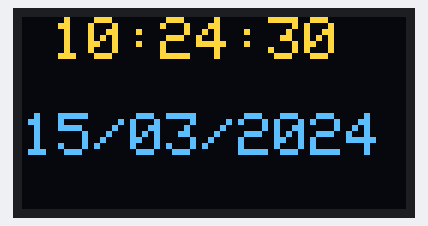
A sketch run on a simulated Arduino Uno, built with avr-gcc and run on an emulated ATmega328P. On the bench: 128×64 one-colour display. The OLED is the two-colour kind (top 16 rows yellow); the local clock reads 2024-03-15 10:24:30 at power-on unless the sketch sets it.

Above: at 0.2 s.
At 4.4 s:
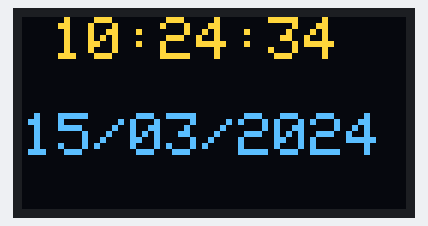
At 9.5 s:
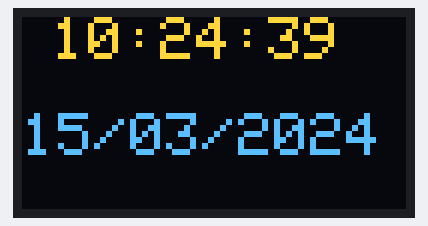
At 18.8 s:
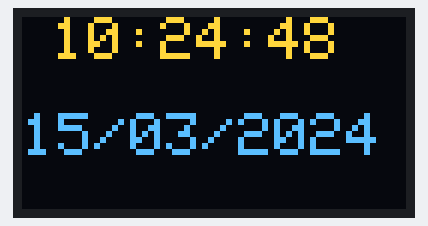
At 28.0 s:
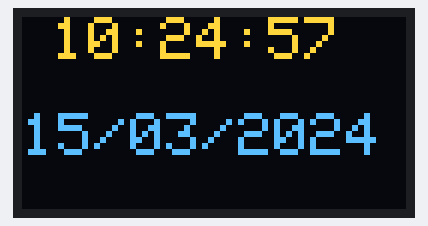
At 38.3 s:
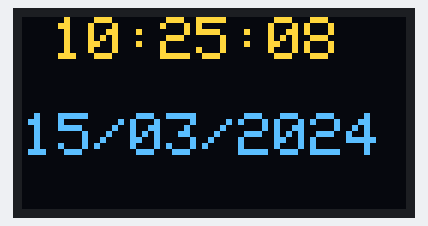

Measured:
- what the display in image 0 shows lasts 1.0 s, from 0.2 s to 1.2 s

The sketch:

OLED_RTC.ino
```cpp
// (licence header left out)
#include <SPI.h>
#include <Wire.h>
#include <Adafruit_GFX.h>
#include <Adafruit_SSD1306.h>
#include <DS1307RTC.h>

#define SCREEN_WIDTH 128  // OLED display width, in pixels
#define SCREEN_HEIGHT 64  // OLED display height, in pixels

#define OLED_RESET -1        // Reset pin # (or -1 if sharing Arduino reset pin)
#define SCREEN_ADDRESS 0x3C  ///< See datasheet for Address; 0x3D for 128x64, 0x3C for 128x32

Adafruit_SSD1306 display(SCREEN_WIDTH, SCREEN_HEIGHT, &Wire, OLED_RESET);

float ahtValue;

void setup() {
  Serial.begin(9600);
  Wire.begin();

  delay(100);


  // SSD1306_SWITCHCAPVCC = generate display voltage from 3.3V internally
  if (!display.begin(SSD1306_SWITCHCAPVCC, SCREEN_ADDRESS)) {
    Serial.println(F("SSD1306 allocation failed"));
    for (;;)
      ;  // Don't proceed, loop forever
  }

  // Clear the buffer
  display.clearDisplay();
  display.setTextSize(2);
  display.setTextColor(SSD1306_WHITE);
  display.setCursor(0, 0);
  display.println("Ready");
  display.display();
}

void loop() {

  tmElements_t tm;
  char buf[16];
  char dateBuf[16];

  if (RTC.read(tm)) {
    sprintf(buf, "%02d:%02d:%02d", tm.Hour, tm.Minute, tm.Second);
    snprintf(dateBuf, sizeof(dateBuf),
             "%02d/%02d/%04d", tm.Day, tm.Month, tmYearToCalendar(tm.Year));

    display.clearDisplay();

    display.setCursor(10, 0);

    display.println(buf);
    display.println("");
    display.println(dateBuf);
    //display.print("T: ");
    //display.println(temp.temperature);

    display.display();
  }
  delay(1000);
}
```
